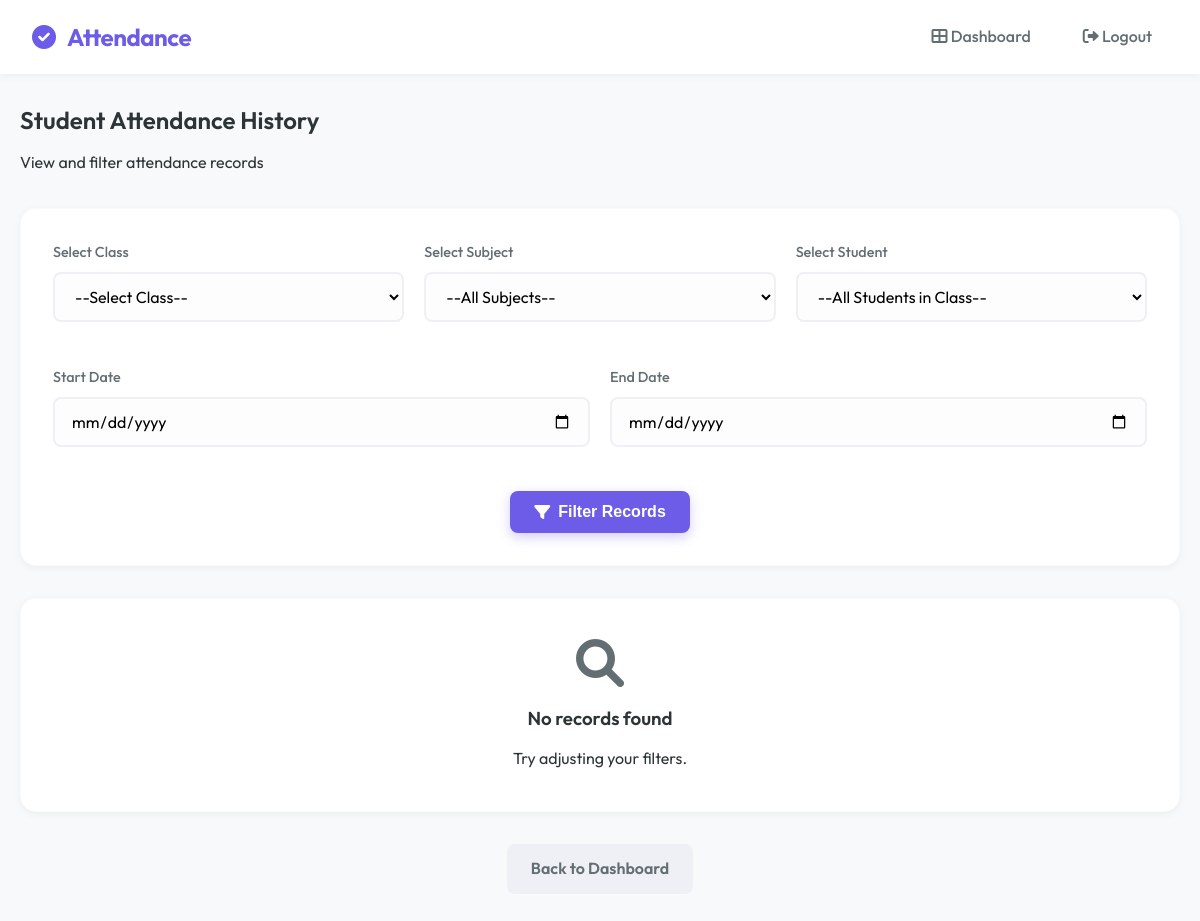
/admin/student_attendance_history?class_id=2 (signed in), run on an earlier commit of the app's database.
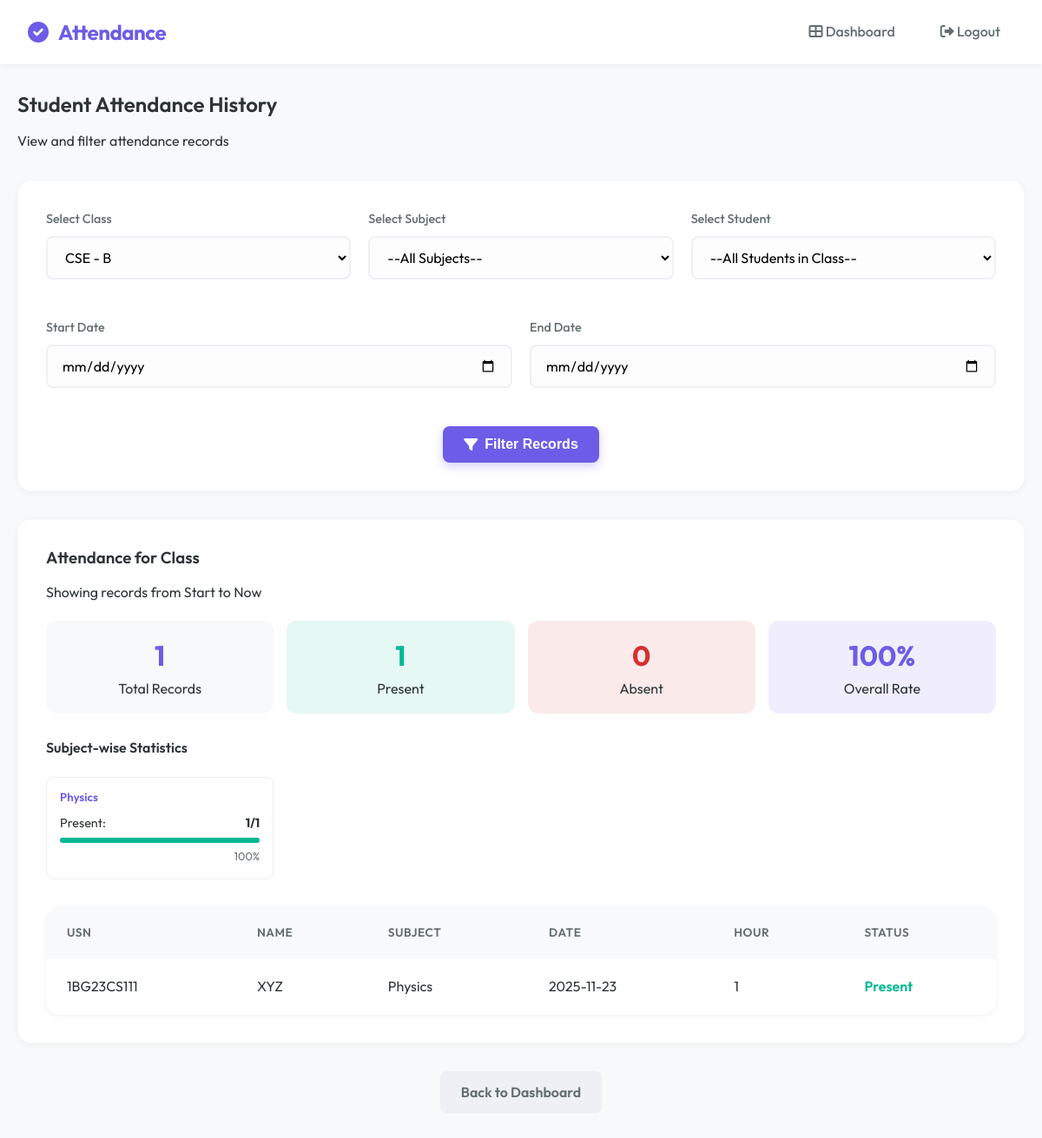
And on a later commit of the database.
### tables this page shows
CREATE TABLE attendance (
        id INTEGER PRIMARY KEY AUTOINCREMENT,
        student_id INTEGER,
        subject TEXT,
        date TEXT,
        status TEXT
    , hour INTEGER DEFAULT 1);

CREATE TABLE students (
        id INTEGER PRIMARY KEY AUTOINCREMENT,
        usn TEXT UNIQUE,
        name TEXT,
        dob TEXT,
        class_id INTEGER,
        face_encoding BLOB
    );

### app.py (the view)
@app.route("/admin/student_attendance_history", methods=["GET", "POST"])
def student_attendance_history():
    if session.get("role") != "admin":
        return "Unauthorized", 403
    conn = sqlite3.connect('attendance.db')
    c = conn.cursor()
    c.execute("SELECT id, class_name FROM classes ORDER BY class_name")
    classes = c.fetchall()
    selected_class_id = request.args.get("class_id") or request.form.get("class_id")
    selected_student_id = request.args.get("student_id") or request.form.get("student_id")
    selected_subject = request.args.get("subject") or request.form.get("subject")
    start_date = request.args.get("start_date") or request.form.get("start_date")
    end_date = request.args.get("end_date") or request.form.get("end_date")
    filtered_students, attendance_records, student_info, subjects = [], [], None, []
    if selected_class_id:
        c.execute("SELECT id, usn, name FROM students WHERE class_id=? ORDER BY name", (selected_class_id,))
        filtered_students = c.fetchall()
        c.execute("SELECT name FROM subjects WHERE class_id=? ORDER BY name", (selected_class_id,))
        subjects = [row[0] for row in c.fetchall()]
    if selected_student_id:
        c.execute("SELECT usn, name, class_name FROM students JOIN classes ON students.class_id = classes.id WHERE students.id=?", (selected_student_id,))
        student_info = c.fetchone()
        query = "SELECT subject, date, status, hour FROM attendance WHERE student_id=?"
        params = [selected_student_id]
        if selected_subject:
            query += " AND subject=?"
            params.append(selected_subject)
        if start_date and end_date:
            query += " AND date BETWEEN ? AND ?"
            params.extend([start_date, end_date])
        elif start_date:
            query += " AND date >= ?"
            params.append(start_date)
        elif end_date:
            query += " AND date <= ?"
            params.append(end_date)
        query += " ORDER BY date DESC, hour ASC"
        c.execute(query, params)
        attendance_records = c.fetchall()
    elif selected_class_id:
        query = """
            SELECT students.usn, students.name, attendance.subject, attendance.date, attendance.status, attendance.hour
            FROM attendance
            JOIN students ON attendance.student_id = students.id
            WHERE students.class_id=?
        """
        params = [selected_class_id]
        if selected_subject:
            query += " AND attendance.subject=?"
            params.append(selected_subject)
        if start_date and end_date:
            query += " AND attendance.date BETWEEN ? AND ?"
            params.extend([start_date, end_date])
        elif start_date:
            query += " AND attendance.date >= ?"
            params.append(start_date)
        elif end_date:
            query += " AND attendance.date <= ?"
            params.append(end_date)
        query += " ORDER BY attendance.date DESC, attendance.hour ASC, students.name ASC"
        c.execute(query, params)
        attendance_records = c.fetchall()
    subject_stats = {}
    for record in attendance_records:
        subj = record[0] if selected_student_id else record[2]
        status = record[2] if selected_student_id else record[4]
        if subj not in subject_stats:
            subject_stats[subj] = {
                'total': 0,
                'present': 0,
                'absent': 0,
                'percentage': 0
            }
        subject_stats[subj]['total'] += 1
        if status == 'Present':
            subject_stats[subj]['present'] += 1
        else:
            subject_stats[subj]['absent'] += 1
    for subj in subject_stats:
        subject_stats[subj]['percentage'] = round(
            (subject_stats[subj]['present'] / subject_stats[subj]['total'] * 100)
            if subject_stats[subj]['total'] > 0 else 0
        )
    total_records = len(attendance_records)
    present_count = sum(s['present'] for s in subject_stats.values())
    absent_count = total_records - present_count
    attendance_percentage = round((present_count / total_records * 100) if total_records > 0 else 0)
    conn.close()
    return render_template("student_attendance_history.html",
                           classes=classes, filtered_students=filtered_students,
                           subjects=subjects,
                           attendance_records=attendance_records,
                           selected_class_id=int(selected_class_id) if selected_class_id else None,
                           selected_student_id=int(selected_student_id) if selected_student_id else None,
                           selected_subject=selected_subject,
                           student_info=student_info, start_date=start_date, end_date=end_date,
                           total_records=total_records,
                           present_count=present_count,
                           absent_count=absent_count,
                           attendance_percentage=attendance_percentage,
                           subject_stats=subject_stats)

### templates/student_attendance_history.html (shortened to what this page needs)
{% extends "base.html" %}
{% block content %}
<div class="mb-4">
    <h2>Student Attendance History</h2>
    <p class="text-muted">View and filter attendance records</p>
</div>
<div class="card mb-4">
    <form method="GET" action="/admin/student_attendance_history">
        <div
            style="display: grid; grid-template-columns: repeat(auto-fit, minmax(200px, 1fr)); gap: 20px; margin-bottom: 20px;">
            <div class="form-group">
                <label for="class_id">Select Class</label>
                <select name="class_id" id="class_id" required onchange="this.form.submit()">
                    <option value="">--Select Class--</option>
                    {% for cid, cname in classes %}
                    <option value="{{ cid }}" {% if selected_class_id==cid %}selected{% endif %}>{{ cname }}</option>
                    {% endfor %}
                </select>
            </div>
            <div class="form-group">
                <label for="subject">Select Subject</label>
                <select name="subject" id="subject" {% if not selected_class_id %}disabled{% endif %}
                    onchange="this.form.submit()">
                    <option value="">--All Subjects--</option>
                </select>
            </div>
            <div class="form-group">
                <label for="student_id">Select Student</label>
                <select name="student_id" id="student_id" {% if not selected_class_id %}disabled{% endif %}
                    onchange="this.form.submit()">
                    <option value="">--All Students in Class--</option>
                </select>
            </div>
        </div>
        <div style="display: grid; grid-template-columns: 1fr 1fr; gap: 20px; margin-bottom: 20px;">
            <div class="form-group">
                <label for="start_date">Start Date</label>
                <input type="date" name="start_date" value="{{ start_date or '' }}">
            </div>
            <div class="form-group">
                <label for="end_date">End Date</label>
                <input type="date" name="end_date" value="{{ end_date or '' }}">
            </div>
        </div>
        <div class="text-center">
            <button type="submit" class="btn btn-primary"><i class="fas fa-filter"></i> Filter Records</button>
        </div>
    </form>
</div>
{% if attendance_records %}
<div class="card mb-4">
    <div style="display: flex; justify-content: space-between; align-items: center; margin-bottom: 20px;">
        <div>
            {% if selected_student_id %}
            <h3>Attendance for {{ student_info[1] }} ({{ student_info[0] }})</h3>
            {% elif selected_class_id %}
            <h3>Attendance for Class</h3>
            {% endif %}
            <p class="text-muted">
                Showing records from {{ start_date or 'Start' }} to {{ end_date or 'Now' }}
            </p>
        </div>
        </div>
    <div class="dashboard-grid"
        style="grid-template-columns: repeat(4, 1fr); margin-top: 0; margin-bottom: 30px; gap: 15px;">
        <div style="text-align: center; padding: 15px; background: #f8f9fa; border-radius: 12px;">
            <div style="font-size: 2rem; font-weight: bold; color: var(--primary);">{{ total_records }}</div>
            <div class="text-muted">Total Records</div>
        </div>
        <div style="text-align: center; padding: 15px; background: rgba(0, 184, 148, 0.1); border-radius: 12px;">
            <div style="font-size: 2rem; font-weight: bold; color: var(--success);">{{ present_count }}</div>
            <div class="text-muted">Present</div>
        </div>
        <div style="text-align: center; padding: 15px; background: rgba(214, 48, 49, 0.1); border-radius: 12px;">
            <div style="font-size: 2rem; font-weight: bold; color: var(--error);">{{ absent_count }}</div>
            <div class="text-muted">Absent</div>
        </div>
        <div style="text-align: center; padding: 15px; background: rgba(108, 92, 231, 0.1); border-radius: 12px;">
            <div style="font-size: 2rem; font-weight: bold; color: var(--primary);">{{ attendance_percentage }}%</div>
            <div class="text-muted">Overall Rate</div>
        </div>
    </div>
    {% if subject_stats %}
    <h4 class="mb-3">Subject-wise Statistics</h4>
    <div
        style="display: grid; grid-template-columns: repeat(auto-fill, minmax(250px, 1fr)); gap: 15px; margin-bottom: 30px;">
        {% for subject, stats in subject_stats.items() %}
        <div style="padding: 15px; border: 1px solid #eee; border-radius: 8px;">
            <h5 style="margin-bottom: 10px; color: var(--primary);">{{ subject }}</h5>
            <div style="display: flex; justify-content: space-between; font-size: 0.9rem; margin-bottom: 5px;">
                <span>Present:</span> <strong>{{ stats.present }}/{{ stats.total }}</strong>
            </div>
            <div style="width: 100%; background: #eee; height: 6px; border-radius: 3px;">
                <div
                    style="width: {{ stats.percentage }}%; background: {% if stats.percentage >= 75 %}var(--success){% elif stats.percentage >= 60 %}var(--warning){% else %}var(--error){% endif %}; height: 100%; border-radius: 3px;">
                </div>
            </div>
            <div style="text-align: right; font-size: 0.8rem; margin-top: 5px; color: var(--text-muted);">{{
                stats.percentage }}%</div>
        </div>
        {% endfor %}
    </div>
    {% endif %}
    <div class="table-container">
        <table>
            <thead>
                {% if selected_student_id %}
                <tr>
                    <th>Subject</th>
                    <th>Date</th>
                    <th>Hour</th>
                    <th>Status</th>
                </tr>
                {% else %}
                <tr>
                    <th>USN</th>
                    <th>Name</th>
                    <th>Subject</th>
                    <th>Date</th>
                    <th>Hour</th>
                    <th>Status</th>
                </tr>
                {% endif %}
            </thead>
            <tbody>
                {% for row in attendance_records %}
                {% if selected_student_id %}
                <tr>
                    <td>{{ row[0] }}</td>
                    <td>{{ row[1] }}</td>
                    <td>{{ row[3] }}</td>
                    <td>
                        <span class="{% if row[2] == 'Present' %}text-success{% else %}text-danger{% endif %}"
                            style="font-weight: 600;">
                            {{ row[2] }}
                        </span>
                    </td>
                </tr>
                {% else %}
                <tr>
                    <td>{{ row[0] }}</td>
                    <td>{{ row[1] }}</td>
                    <td>{{ row[2] }}</td>
                    <td>{{ row[3] }}</td>
                    <td>{{ row[5] }}</td>
                    <td>
                        <span class="{% if row[4] == 'Present' %}text-success{% else %}text-danger{% endif %}"
                            style="font-weight: 600;">
                            {{ row[4] }}
                        </span>
                    </td>
                </tr>
                {% endif %}
                {% endfor %}
            </tbody>
        </table>
    </div>
</div>
{% else %}
<div class="card text-center" style="padding: 40px;">
    {% if selected_class_id %}
    <i class="fas fa-search" style="font-size: 3rem; color: var(--text-muted); margin-bottom: 20px;"></i>
    <h3>No records found</h3>
    <p class="text-muted">Try adjusting your filters.</p>
    {% else %}
    <i class="fas fa-arrow-up" style="font-size: 3rem; color: var(--primary); margin-bottom: 20px;"></i>
    <h3>Select a Class</h3>
    <p class="text-muted">Please select a class above to view attendance records.</p>
    {% endif %}
</div>
{% endif %}
<div class="text-center mt-4 mb-4">
    <a href="/dashboard" class="btn btn-secondary">Back to Dashboard</a>
</div>
{% endblock %}

### templates/base.html (shortened to what this page needs)
<!DOCTYPE html>
<html lang="en">
<head>
    <link rel="stylesheet" href="{{ url_for('static', filename='style.css') }}">
    <link rel="stylesheet" href="https://cdnjs.cloudflare.com/ajax/libs/font-awesome/6.0.0/css/all.min.css">
</head>
<body>
    <nav class="navbar">
        <div class="navbar-brand">
            <i class="fas fa-check-circle" style="margin-right: 8px;"></i> Attendance
        </div>
        <div class="navbar-nav">
            <a href="/dashboard"><i class="fas fa-th-large"></i> Dashboard</a>
            <a href="/logout"><i class="fas fa-sign-out-alt"></i> Logout</a>
        </div>
    </nav>
    <div class="container mt-4">
        {% block content %}{% endblock %}
    </div>
</body>
</html>

What changed in the data, as far as the page shows it:
added attendance: subject "Physics", present "1", total "1", percentage "100", usn "1BG23CS111", name "XYZ", date "2025-11-23", hour "1", status "Present"
Also different on the page:
form field class_id: "--Select Class--" → "CSE - B"
{{ start_date or 'Start' }}: (not shown) → "Start"
{{ end_date or 'Now' }}: (not shown) → "Now"
{{ total_records }}: (not shown) → "1"
{{ present_count }}: (not shown) → "1"
{{ absent_count }}: (not shown) → "0"
{{ attendance_percentage }}: (not shown) → "100"
text no longer shown: "No records found Try adjusting your filters."
text now shown: "Attendance for Class Showing records from to Total Records Present Absent % Overall Rate Subject-wise Statistics USN NAME SUBJECT DATE HOUR STATUS"
